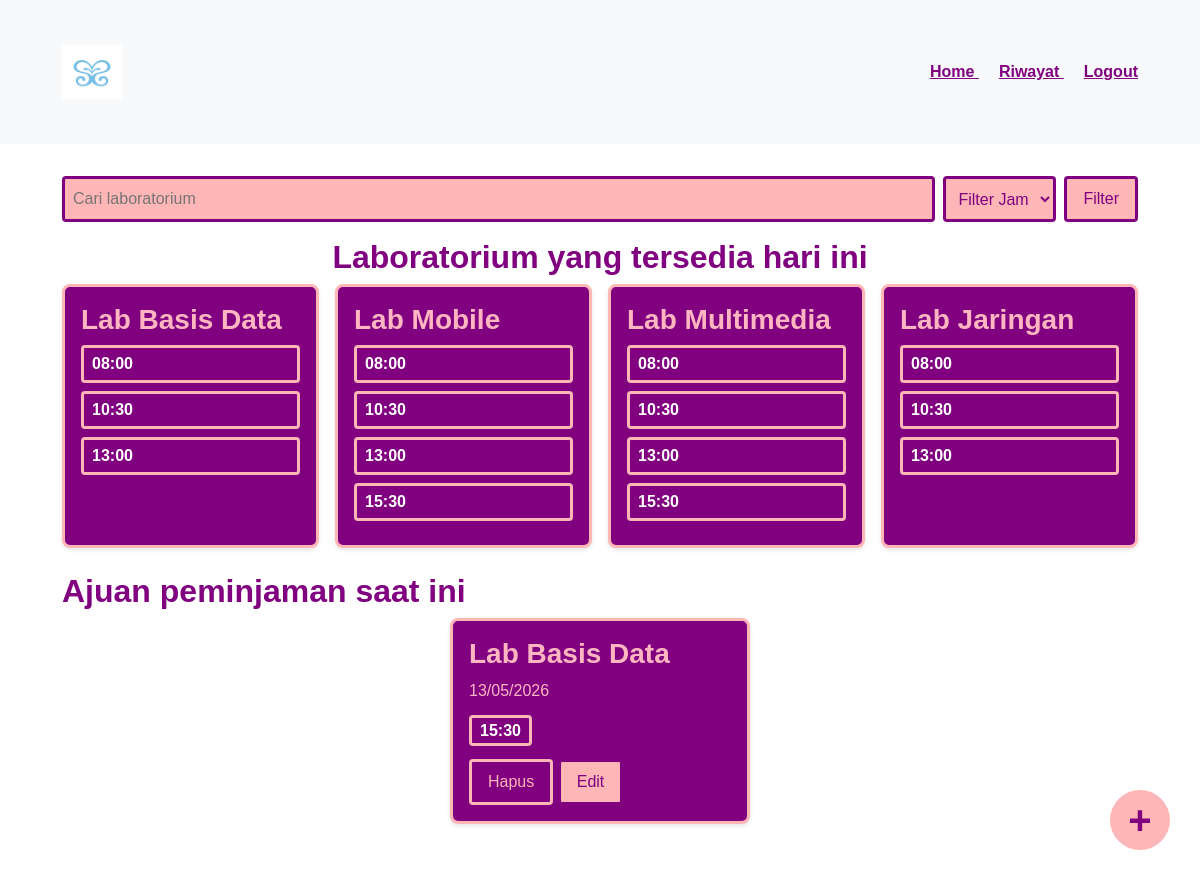
Screenshot of /home.php (signed in) with the database file from the repository.
### tables this page shows
CREATE TABLE `lab` (
  `id` int(11) NOT NULL,
  `nama_lab` varchar(100) DEFAULT NULL
);

CREATE TABLE `peminjaman` (
  `id` int(11) NOT NULL,
  `idUser` int(11) DEFAULT NULL,
  `idLab` int(11) DEFAULT NULL,
  `tanggal` date DEFAULT NULL,
  `jam` varchar(10) DEFAULT NULL,
  `created_at` timestamp NOT NULL DEFAULT current_timestamp()
);

### home.php (the view, shortened to what this page needs)
<?php
include 'koneksi.php';
$search = isset($_GET['search']) ? $_GET['search'] : '';
$filter = isset($_GET['jam']) ? $_GET['jam'] : '';
$today = date('Y-m-d');
$query_lab = mysqli_query($koneksi, "
    SELECT * FROM lab
    WHERE nama_lab LIKE '%$search%'
");
$jam_list = ['08:00', '10:30', '13:00', '15:30'];
$idUser = $_SESSION['id'];
$peminjaman = mysqli_query($koneksi, "SELECT peminjaman.*,
    lab.nama_lab FROM peminjaman
    JOIN lab ON peminjaman.idLab = lab.id
    WHERE peminjaman.idUser = '$idUser'
    ORDER BY peminjaman.created_at DESC
    LIMIT 5
");
?>
<!DOCTYPE html>
<html>
<head>
    <link href="https://cdn.jsdelivr.net/npm/bootstrap@5.3.8/dist/css/bootstrap.min.css" rel="stylesheet">
    <link rel="stylesheet" href="style.css">
</head>
<body>
    <nav class="navbar bg-body-tertiary">
        <div class="container">
            <a class="navbar-brand" href="#">
                <img src="aset/Hearts2Hearts-Rude-group-logo.jpg" alt="Bootstrap" width="60" height="54">
            </a>
            <span>
                <a href="home.php" style=" color:purple; font-weight:bold;">
                    Home
                </a>
                <a href="history.php" style=" color:purple; font-weight:bold; margin-left:20px;">
                    Riwayat
                </a>
                <a href="logout.php" style=" color:purple; font-weight:bold; margin-left:20px;">
                    Logout
                </a>
            </span>
        </div>
    </nav>
    <div class="container">
        <div class="search-container">
            <form method="GET" class="search-box">
                <input type="text" name="search" placeholder="Cari laboratorium"
                    value="<?= $search; ?>">
                <select name="jam">
                    <option value="">Filter Jam</option>
                </select>
                <button type="submit">Filter</button>
            </form>
        </div>
        <h2 class="title" align="center" style="color: purple; font-weight: bold;">
            Laboratorium yang tersedia hari ini
        </h2>
        <div class="lab-container">
            <?php while ($lab = mysqli_fetch_assoc($query_lab)) : ?>
                <?php
                $slot_tersedia = [];
                foreach ($jam_list as $jam) {
                    $cek = mysqli_query($koneksi, "SELECT * FROM peminjaman
                    WHERE idLab = '$lab[id]'
                    AND tanggal = '$today'
                    AND jam = '$jam'
                ");
                    if (mysqli_num_rows($cek) == 0) {
                        if ($filter != '') {
                            if ($jam == $filter) {
                                $slot_tersedia[] = $jam;
                            }
                        } else {
                            $slot_tersedia[] = $jam;
                        }
                    }
                }
                if (count($slot_tersedia) > 0):
                ?>
                    <div class="card">
                        <h3 style="color: #FFB6C1; font-weight: bold;">
                            <?= $lab['nama_lab']; ?>
                        </h3>
                        <?php foreach ($slot_tersedia as $slot) : ?>
                            <span class="jam">
                                <?= $slot; ?>
                            </span>
                        <?php endforeach; ?>
                    </div>
                <?php endif; ?>
            <?php endwhile; ?>
        </div>
        <h2 class="title" style="color: purple; font-weight: bold;">
            Ajuan peminjaman saat ini
        </h2>
        <div class="lab-container">
            <?php while ($p = mysqli_fetch_assoc($peminjaman)) : ?>
                <div class="booking-card">
                    <h3 style="color: #FFB6C1; font-weight: bold;"><?= $p['nama_lab']; ?></h3>
                    <p style="color: #FFB6C1;">
                        <?= date('d/m/Y', strtotime($p['tanggal'])); ?>
                    </p>
                    <span class="jam">
                        <?= $p['jam']; ?>
                    </span>
                    <br>
                    <div class="button">
                        <a href="delete.php?id=<?= $p['id']; ?>" class="btn btn-cancel" onclick="return confirm('Yakin hapus?')">
                            Hapus
                        </a>
                        <a href="edit.php?id=<?= $p['id']; ?>" class="btn btn-submit">
                            Edit
                        </a>
                    </div>
                </div>
            <?php endwhile; ?>
        </div>
    </div>
    <a href="add.php" class="plus">
        +
    </a>
</body>
</html>

### style.css (style rules this page uses)
body { margin: 0; padding: 0; font-family: Arial, sans-serif; background-color: white; min-height: 100vh; justify-content: center; align-items: center; }
.container { padding: 32px; }
.search-box { display: flex; margin-bottom: 16px; }
.search-box input, .search-box select { background-color: #FFB6b6; padding: 8px; margin-right: 8px; border: 3px solid purple; border-radius: 4px; color: purple; }
.search-box input { width: 100%; }
.search-box button { background-color: #FFB6b6; color: purple; padding: 8px 16px; border: purple solid 3px; border-radius: 4px; cursor: pointer; }
.lab-container { display: flex; margin-bottom: 24px; gap: 16px; justify-content: center; }
.card { width: 300px; background-color: purple; padding: 16px; border-radius: 8px; box-shadow: 0 2px 4px rgba(0, 0, 0, 0.1); border: 3px solid #FFB6b6; }
.jam { background-color: purple; border: 3px solid #FFB6b6; padding: 4px 8px; border-radius: 4px; color: white; font-weight: bold; margin-bottom: 8px; }
.booking-card { width: 300px; background-color: purple; padding: 16px; border-radius: 8px; box-shadow: 0 2px 4px rgba(0, 0, 0, 0.1); border: 3px solid #FFB6b6; }
.btn-cancel { display: inline-block; background-color: purple; color: #ffb6b6; padding: 8px 16px; border: #ffb6b6 solid 3px; border-radius: 4px; cursor: pointer; text-decoration: none; }
.btn-submit { display: inline-block; background-color: #ffb6b6; color: purple; padding: 8px 16px; border: purple solid 3px; border-radius: 4px; cursor: pointer; text-decoration: none; }
.button { margin-top: 16px; }
.plus { position: fixed; right: 30px; bottom: 30px; width: 60px; height: 60px; border-radius: 50%; background: #ffb6b6; color: purple; text-align: center; line-height: 60px; font-size: 40px; text-decoration: none; font-weight: bold; }

### rows the page displays
lab: nama_lab "Lab Basis Data", slot "08:00", slot "10:30", slot "13:00"
lab: nama_lab "Lab Mobile", slot "08:00", slot "10:30", slot "13:00", slot "15:30"
lab: nama_lab "Lab Multimedia", slot "08:00", slot "10:30", slot "13:00", slot "15:30"
lab: nama_lab "Lab Jaringan", slot "08:00", slot "10:30", slot "13:00"
peminjaman: idLab.nama_lab "Lab Basis Data", tanggal "13/05/2026", jam "15:30"
